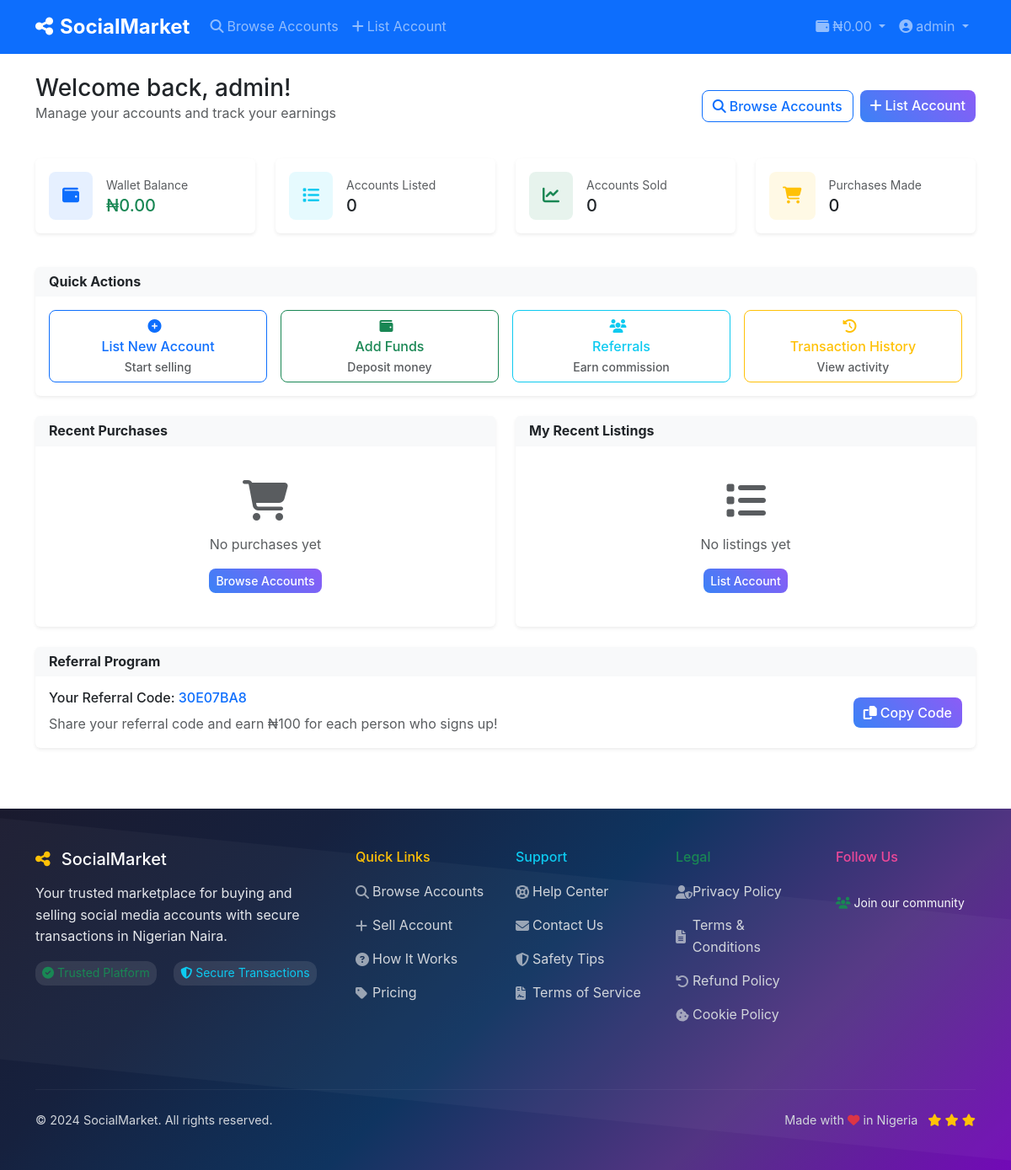
The page /dashboard (signed in) on the database as committed earlier.
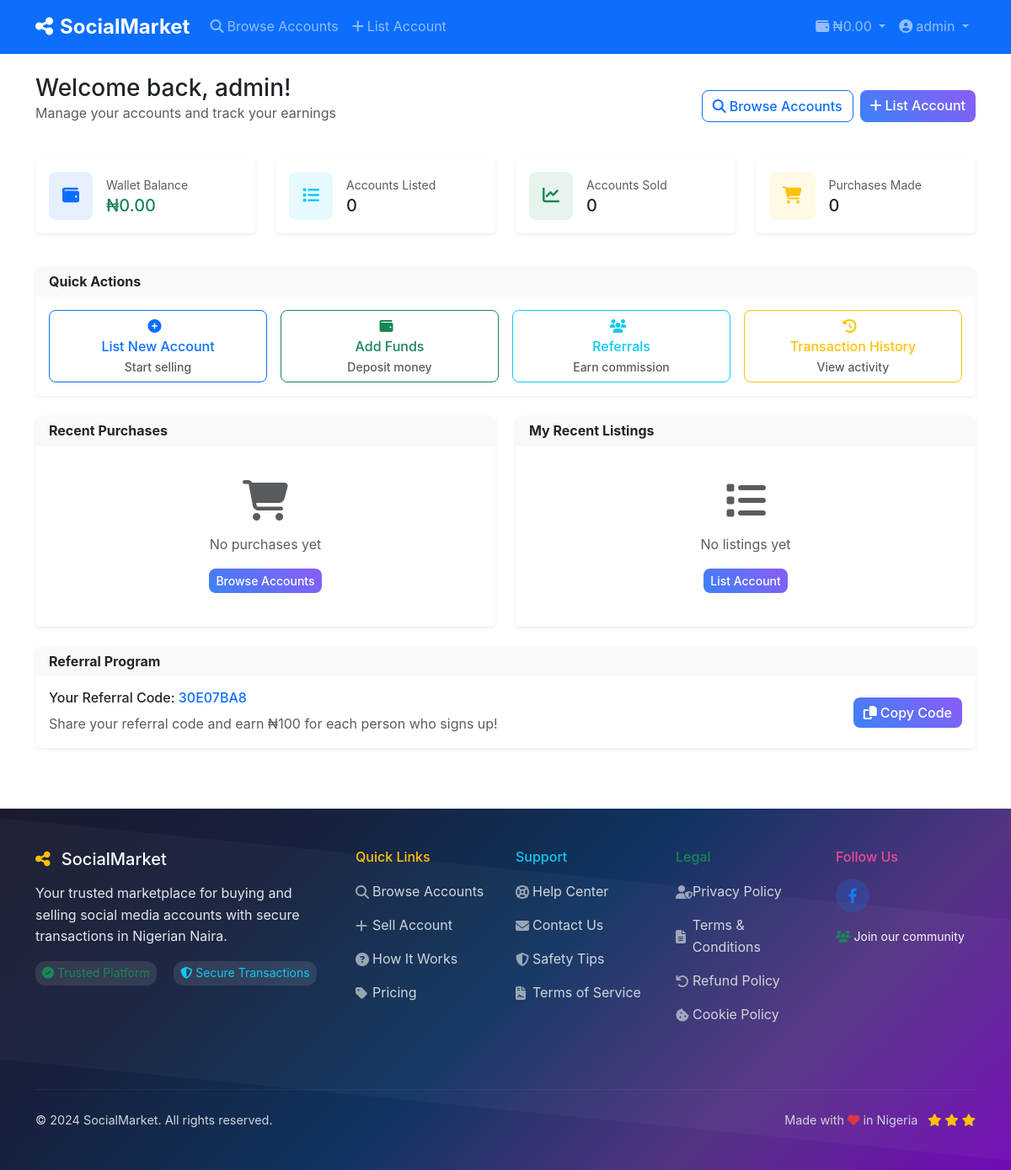
The same page on the database as committed later.
### app.py (the view)
@app.route('/dashboard')
@login_required
def dashboard():
    user_accounts = SocialAccount.query.filter_by(seller_id=current_user.id).all()
    user_purchases = Purchase.query.filter_by(buyer_id=current_user.id).all()
    user_deposits = WalletDeposit.query.filter_by(user_id=current_user.id).order_by(WalletDeposit.created_at.desc()).limit(5).all()
    total_sales = Purchase.query.join(SocialAccount).filter(
        SocialAccount.seller_id == current_user.id,
        Purchase.status == 'completed'
    ).count()
    user_stats = {
        'accounts_listed': len(user_accounts),
        'accounts_sold': total_sales,
        'purchases_made': len(user_purchases),
        'wallet_balance': current_user.wallet_balance,
        'referral_earnings': current_user.referral_earnings
    }
    recent_purchases = Purchase.query.filter_by(buyer_id=current_user.id).order_by(Purchase.created_at.desc()).limit(5).all()
    recent_listings = SocialAccount.query.filter_by(seller_id=current_user.id).order_by(SocialAccount.created_at.desc()).limit(5).all()
    return render_template('dashboard/index.html',
                         user_stats=user_stats,
                         recent_purchases=recent_purchases,
                         recent_listings=recent_listings)

### app.py (called while the page is built)
@login_manager.user_loader
def load_user(user_id):
    return User.query.get(int(user_id))

@app.context_processor
def inject_settings():
    settings = Settings.query.first()
    return dict(settings=settings)

### templates/dashboard/index.html (shortened to what the changed rows need)
{% extends "base.html" %}
{% block content %}
<div class="container py-4">
    <div class="row mb-4">
        <div class="col-12">
            <div class="d-flex justify-content-between align-items-center">
                <div>
                    <h1 class="h3 mb-0">Welcome back, {{ current_user.username }}!</h1>
                </div>
            </div>
        </div>
    </div>
</div>
{% endblock %}

### templates/base.html (shortened to what the changed rows need)
<!DOCTYPE html>
<html lang="en">
<head>
    <link href="https://cdn.jsdelivr.net/npm/bootstrap@5.3.0/dist/css/bootstrap.min.css" rel="stylesheet">
    <link href="https://cdnjs.cloudflare.com/ajax/libs/font-awesome/6.4.0/css/all.min.css" rel="stylesheet">
    <link href="{{ url_for('static', filename='css/style.css') }}" rel="stylesheet">
</head>
<body>
    <main>
        {% block content %}{% endblock %}
    </main>
    <footer class="footer-colorful text-light py-5 mt-5">
        <div class="container">
            <div class="row">
                <div class="col-lg-2 mb-4">
                    <div class="social-links">
                        {% if settings and settings.facebook_url %}
                        <a href="{{ settings.facebook_url }}" class="social-link facebook" target="_blank">
                            <i class="fab fa-facebook-f"></i>
                        </a>
                        {% endif %}
                    </div>
                </div>
            </div>
        </div>
    </footer>
</body>
</html>

Rows that differ between the two databases and show on the page:
changed Settings "SocialMarket": facebook_url empty → "http://facebook.com/ola" (drawn)
